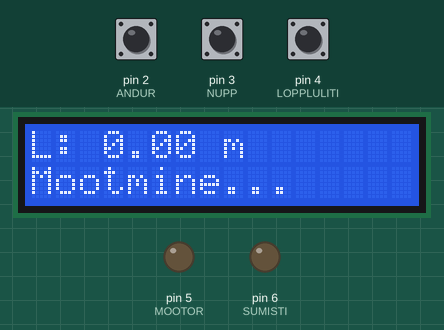
This sketch was run on a simulated Arduino Uno, built with avr-gcc and run on an emulated ATmega328P. Parts: 16×2 character LCD, output pins drawn as LEDs (lit = HIGH). The test bench sets the inputs (shaded band); at power-on: pin 3 (NUPP) HIGH, pin 4 (LOPPLULITI) HIGH, pin 2 (ANDUR) HIGH. What the sketch prints to the serial monitor is not drawn.

Above: at 2.2 s.
2.3 s: pin 3 (NUPP) pulled LOW for 0.15 s
At 3.1 s:
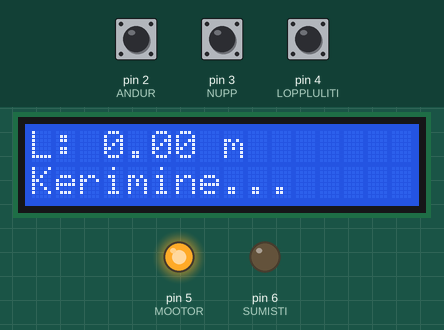
3.9 s: pin 4 (LOPPLULITI) pulled LOW for 0.15 s
At 3.98 s:
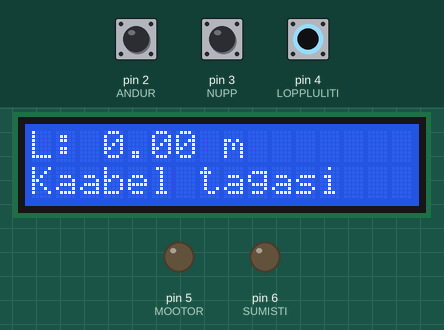
5.5 s: pin 2 (ANDUR) pulled LOW for 0.15 s
At 6.1 s:
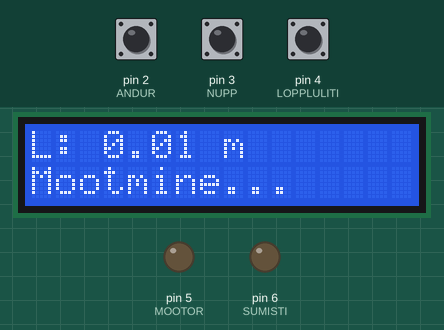
7.1 s: pin 2 (ANDUR) pulled LOW for 1 s
At 8.3 s:
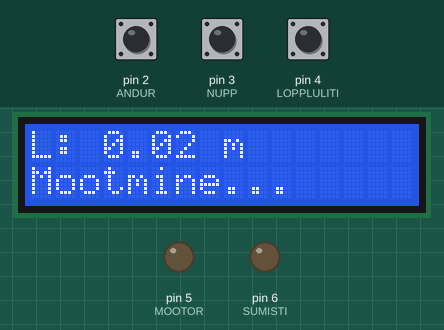
9.6 s: pin 3 (NUPP) pulled LOW for 1 s
At 10.4 s:
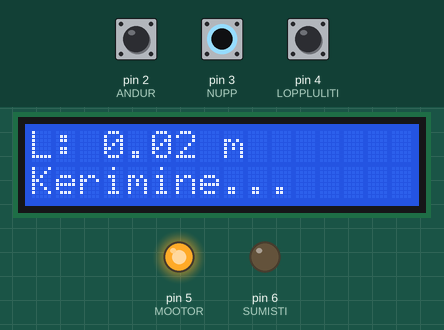
12.1 s: pin 4 (LOPPLULITI) pulled LOW for 1 s
At 12.11 s:
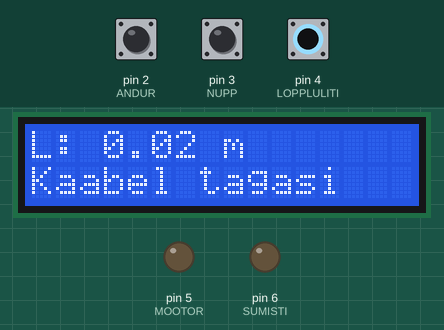
Timing chart, 0 to 15.1 s (numbered marks = the images above; inputs shaded):
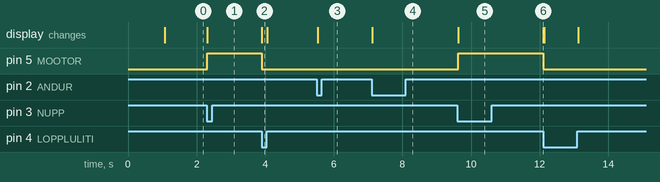

Measured:
- after the input at 2.3 s, pin 5 (MOOTOR): LOW → HIGH at once; the display: changes at once (image 1)
- after the input at 3.9 s, pin 5 (MOOTOR): HIGH → LOW at once; the display: changes at once (image 2)
- after the input at 5.5 s, the display: changes at once (image 3)
- after the input at 7.1 s, the display: changes at once (image 4)
- after the input at 9.6 s, pin 5 (MOOTOR): LOW → HIGH at once; the display: changes at once (image 5)
- after the input at 12.1 s, pin 5 (MOOTOR): HIGH → LOW at once; the display: changes at once (image 6)

The sketch:

kaablirull.ino
```cpp
/*
 * AUTOMAATNE KAABLIRULL
 * Kaabli pikkuse mõõtmine ja automaatne tagasikerimine
 * Mikrokontroller: Arduino Uno
 */

#include <LiquidCrystal.h>

// Ühendusviigud
const int ANDUR = 2;
const int NUPP = 3;
const int LOPPLULITI = 4;
const int MOOTOR = 5;
const int SUMISTI = 6;

// LCD-ekraan
LiquidCrystal lcd(7, 8, 9, 10, 11, 12);

// Seadistatavad parameetrid
const float MAX_PIKKUS = 10.0;
const float RATTA_UMBERMOOT = 0.20;
const int IMPULSSE_POORDEL = 20;
const unsigned long MAX_KERIMISAEG = 30000;

// Muutujad
volatile long impulsid = 0;
volatile bool kerimine = false;

float pikkus = 0.0;
bool viga = false;
unsigned long kerimiseAlgus = 0;

// Pöörlemisanduri impulsside loendamine
void loendaImpulss() {
  if (kerimine) {
    if (impulsid > 0) {
      impulsid--;
    }
  } else {
    impulsid++;
  }
}

// 1. Süsteemi lähtestamine
void setup() {
  digitalWrite(MOOTOR, LOW);

  pinMode(ANDUR, INPUT_PULLUP);
  pinMode(NUPP, INPUT_PULLUP);
  pinMode(LOPPLULITI, INPUT_PULLUP);
  pinMode(MOOTOR, OUTPUT);
  pinMode(SUMISTI, OUTPUT);

  digitalWrite(SUMISTI, LOW);

  lcd.begin(16, 2);
  Serial.begin(9600);

  impulsid = 0;

  attachInterrupt(
    digitalPinToInterrupt(ANDUR),
    loendaImpulss,
    FALLING
  );

  lcd.print("Kaablirull");
  delay(1000);
  lcd.clear();
}

// Põhiprogramm
void loop() {

  // 2. Loe pöörlemisanduri impulsid
  noInterrupts();
  long loendur = impulsid;
  interrupts();

  // 3. Arvuta kaabli pikkus meetrites
  pikkus = loendur * RATTA_UMBERMOOT
           / IMPULSSE_POORDEL;

  // 4. Kuva pikkus ekraanil
  lcd.setCursor(0, 0);
  lcd.print("L: ");
  lcd.print(pikkus, 2);
  lcd.print(" m       ");

  Serial.print("Kaabli pikkus: ");
  Serial.println(pikkus);

  // 5. ja 6. Kontrolli lubatud pikkust
  // ning anna vajadusel hoiatussignaal
  if (pikkus > MAX_PIKKUS || viga) {
    digitalWrite(SUMISTI, HIGH);
  } else {
    digitalWrite(SUMISTI, LOW);
  }

  bool kaabelTagasi =
    digitalRead(LOPPLULITI) == LOW;

  // 7. Kontrolli tagasikerimise nuppu
  // 8. Käivita kerimismootor
  if (digitalRead(NUPP) == LOW &&
      !kerimine && !kaabelTagasi && !viga) {

    kerimine = true;
    kerimiseAlgus = millis();
    digitalWrite(MOOTOR, HIGH);
  }

  // 9. Kontrolli, kas kaabel on tagasi
  // 10. Peata kerimismootor
  if (kaabelTagasi) {
    digitalWrite(MOOTOR, LOW);

    noInterrupts();
    kerimine = false;
    impulsid = 0;
    interrupts();
  }

  // Kaitse liiga pika kerimise eest
  if (kerimine &&
      millis() - kerimiseAlgus >= MAX_KERIMISAEG) {

    digitalWrite(MOOTOR, LOW);
    kerimine = false;
    viga = true;
  }

  // Süsteemi oleku kuvamine
  lcd.setCursor(0, 1);

  if (viga) {
    lcd.print("MOOTORI VIGA    ");
  } else if (kerimine) {
    lcd.print("Kerimine...     ");
  } else if (kaabelTagasi) {
    lcd.print("Kaabel tagasi   ");
  } else if (pikkus > MAX_PIKKUS) {
    lcd.print("HOIATUS!        ");
  } else {
    lcd.print("Mootmine...     ");
  }

  delay(20);
}
```
